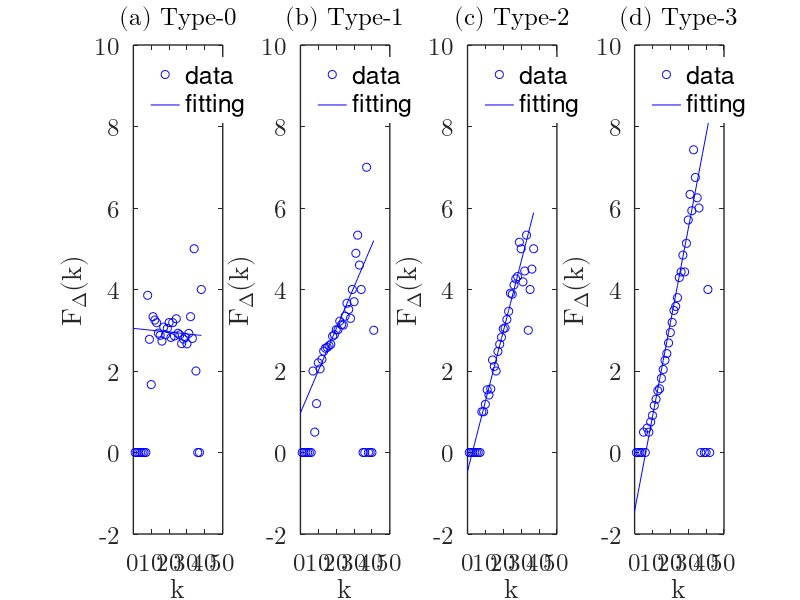

The MATLAB script that drew this image: (Note: this script raises an error after producing the figure.)
clear all;
close all;
clc;

ER_k_max_0=load('ER_k_max_0.txt','\t');
ER_k_max_1=load('ER_k_max_1.txt','\t');
ER_k_max_2=load('ER_k_max_2.txt','\t');
ER_k_max_3=load('ER_k_max_3.txt','\t');

F0=load('F0.txt','\t');
F1=load('F1.txt','\t');
F2=load('F2.txt','\t');
F3=load('F3.txt','\t');

fit_F0=load('fit_F0.txt','\t');
fit_F1=load('fit_F1.txt','\t');
fit_F2=load('fit_F2.txt','\t');
fit_F3=load('fit_F3.txt','\t');

figure('Position', [100, 100, 1600, 360]);

ax1=subplot(1, 4, 1);
plot(1:ER_k_max_0,F0,'bo',0:ER_k_max_0,fit_F0,'b');
box on;
set(gca, 'FontName', 'Cambria Math'); % 设置字体
set(gca, 'FontSize', 18); % 设置字体大小
set(gca, 'LineWidth', 1); % 设置边框大小
title('(a) Type-0','FontSize', 18);
axis([0 50 -2 10]);
xlabel('k', 'FontAngle', 'italic'), ylabel('F_{\Delta}(k)', 'FontAngle', 'italic');
legend('data','fitting','Location','northwest','Box','off','FontSize', 18);

ax2=subplot(1, 4, 2);
plot(1:ER_k_max_1,F1,'bo',0:ER_k_max_1,fit_F1,'b');
box on;
set(gca, 'FontName', 'Cambria Math'); % 设置字体
set(gca, 'FontSize', 18); % 设置字体大小
set(gca, 'LineWidth', 1); % 设置边框大小
title('(b) Type-1','FontSize', 18);
axis([0 50 -2 10]);
xlabel('k', 'FontAngle', 'italic'), ylabel('F_{\Delta}(k)', 'FontAngle', 'italic');
legend('data','fitting','Location','northwest','Box','off','FontSize', 18);

ax3=subplot(1, 4, 3);
plot(1:ER_k_max_2,F2,'bo',0:ER_k_max_2,fit_F2,'b');
box on;
set(gca, 'FontName', 'Cambria Math'); % 设置字体
set(gca, 'FontSize', 18); % 设置字体大小
set(gca, 'LineWidth', 1); % 设置边框大小
title('(c) Type-2','FontSize', 18);
axis([0 50 -2 10]);
xlabel('k', 'FontAngle', 'italic'), ylabel('F_{\Delta}(k)', 'FontAngle', 'italic');
legend('data','fitting','Location','northwest','Box','off','FontSize', 18);

ax4=subplot(1, 4, 4);
plot(1:ER_k_max_3,F3,'bo',0:ER_k_max_3,fit_F3,'b');
box on;
set(gca, 'FontName', 'Cambria Math'); % 设置字体
set(gca, 'FontSize', 18); % 设置字体大小
set(gca, 'LineWidth', 1); % 设置边框大小
title('(d) Type-3','FontSize', 18);
axis([0 50 -2 10]);
xlabel('k', 'FontAngle', 'italic'), ylabel('F_{\Delta}(k)', 'FontAngle', 'italic');
legend('data','fitting','Location','northwest','Box','off','FontSize', 18);

%调整子图位置
pos1 = ax1.Position; 
ax1.Position = [pos1(1)-0.03, pos1(2)+0.1, pos1(3), pos1(4)*0.85]; 
pos2 = ax2.Position; 
ax2.Position = [pos2(1)-0.01, pos2(2)+0.1, pos2(3), pos2(4)*0.85]; 
pos3 = ax3.Position; 
ax3.Position = [pos3(1)+0.01, pos3(2)+0.1, pos3(3), pos3(4)*0.85]; 
pos4 = ax4.Position; 
ax4.Position = [pos4(1)+0.03, pos4(2)+0.1, pos4(3), pos4(4)*0.85]; 

figure(2);
hold on;
plot(1:ER_k_max_0,F0,'ro',0:ER_k_max_0,fit_F0,'r');
plot(1:ER_k_max_1,F1,'go',0:ER_k_max_1,fit_F1,'g');
plot(1:ER_k_max_2,F2,'bo',0:ER_k_max_2,fit_F2,'b');
plot(1:ER_k_max_3,F3,'ko',0:ER_k_max_3,fit_F3,'k');
box on;
set(gca, 'FontName', 'Cambria Math'); % 设置字体
set(gca, 'FontSize', 14); % 设置字体大小
set(gca, 'LineWidth', 1); % 设置边框大小
% title('(d) Type-3','FontSize', 14);
axis([0 50 -2 10]);
xlabel('k', 'FontAngle', 'italic'), ylabel('F_{\Delta}(k)', 'FontAngle', 'italic');
legend('Type-0','Type-1','Type-2','Type-3','Location','northwest','Box','off','FontSize', 14);